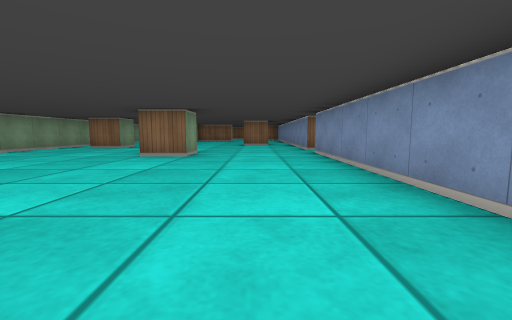
View 1 (above)

17 first-person views from a walk through a cub3D maze. The camera is about half as high as the walls, tilts 6° down and sees 90° across. The floor is counted in squares. Each view is taken from the middle of a square. On the plan, view 1 faces up. The plan holds only what a view shows up to about 9 squares ahead; the rest is blank.

View 2
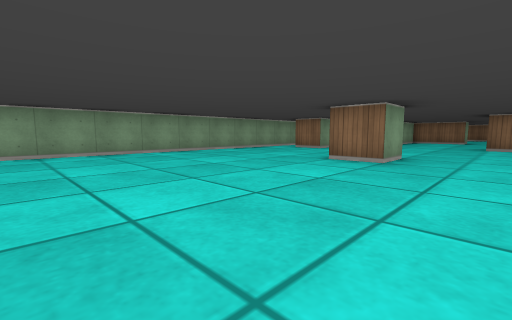

View 3
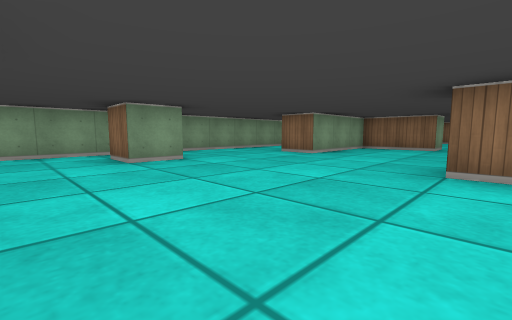

View 4
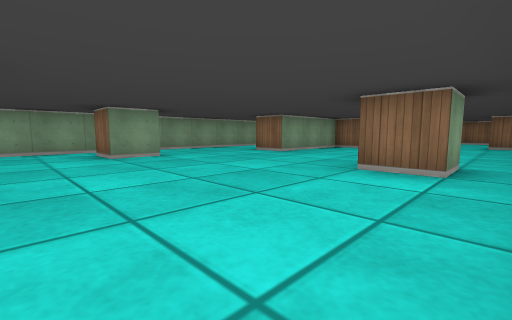

View 5
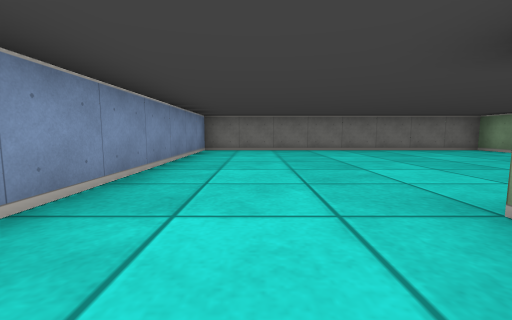

View 6
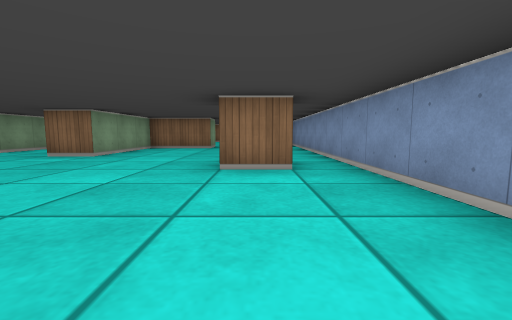

View 7
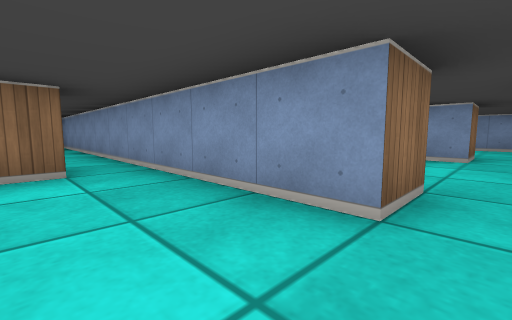

View 8
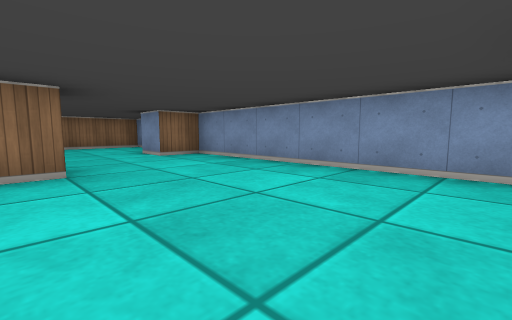

View 9
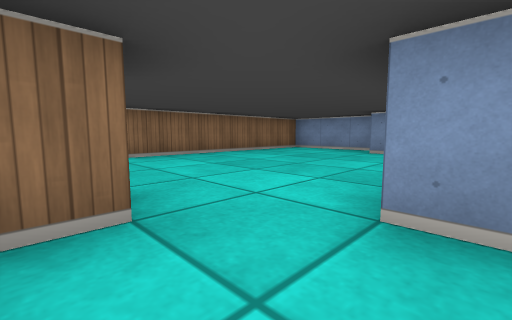

View 10
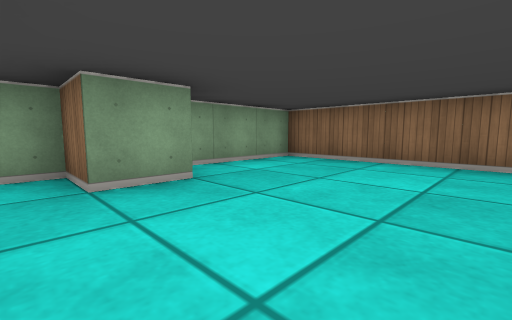

View 11
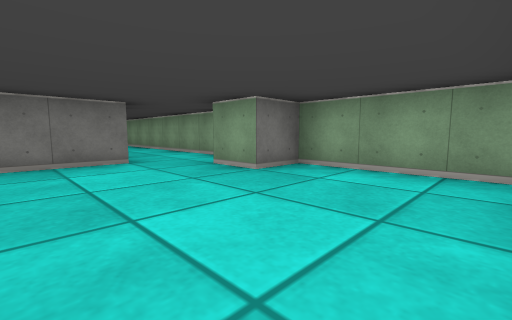

View 12
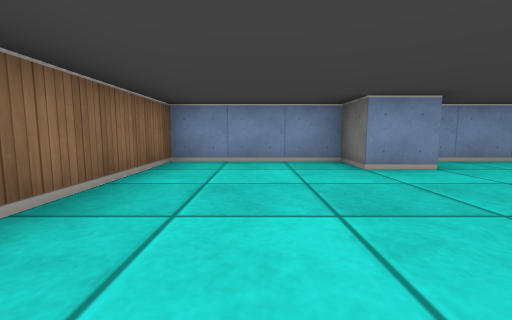

View 13
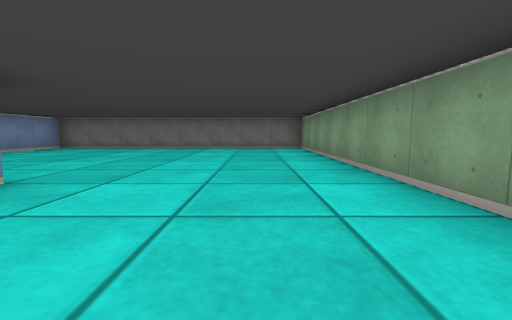

View 14
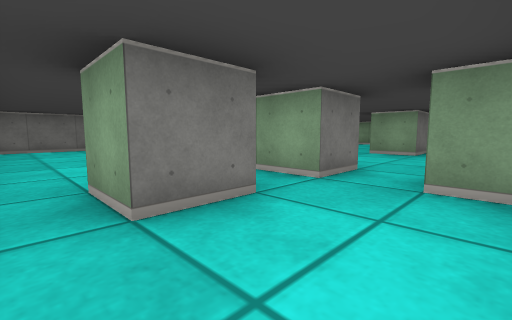

View 15
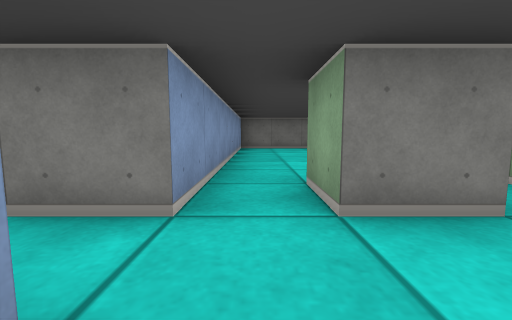

View 16
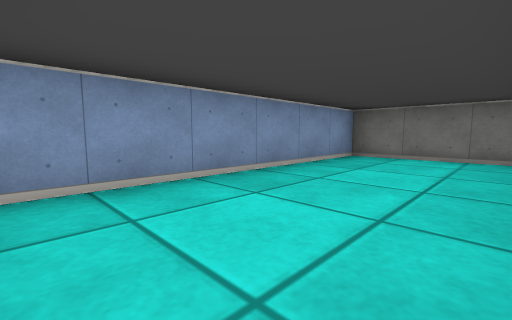

View 17
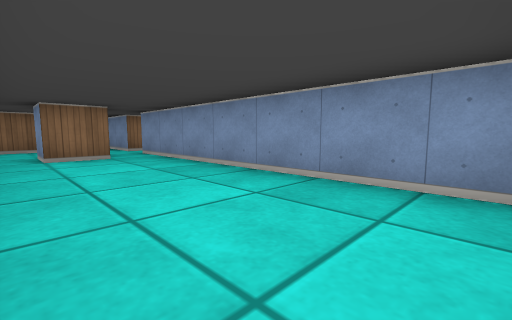

### Floor plan
Ten units are one square. View 1 is at (0, 0); x grows to the right and y downward. Boxes are objects, and circles mark ways between rooms. Rooms are numbered by the first view taken in them; rooms with no view inside come last. Other rooms are left out.
<svg viewBox="-70 -220 135 230">
<path fill="none" stroke="#000" d="M-25 -65 -15 -65 -15 -55 -25 -55M15 -75 15 -175 5 -175M-45 -96 -45 -85 -55 -85M5 -115 5 -105 -5 -105M-65 -125 -65 5 15 5 15 -65M-15 -165 -15 -155 -35 -155 -35 -125 -45 -125M-45 -159 -45 -165 -29 -165M5 -175 5 -185 15 -185 15 -215 -65 -215 -65 -185 -55 -185 -55 -175 -65 -175 -65 -125M35 -55 35 -65 45 -65 45 -55 35 -55M15 -65 25 -65 25 -55M55 -75 55 -92M25 -81 25 -75 15 -75M38 -85 30 -85M29 5 55 5 55 -65"/>
<circle cx="-5" cy="-175" r="3" fill="#2a7"/>
<circle cx="-55" cy="-130" r="3" fill="#2a7"/>
<circle cx="20" cy="-70" r="3" fill="#2a7"/>
<text x="-20" y="-70">1</text>
<text x="-30" y="-180">2</text>
<text x="40" y="-40">3</text>
</svg>
Room 1 opens to room 2. Room 1 opens to room 3.

Where each view was taken, in squares from view 1:
view 1: 0 up, 0 right, facing up
view 2: 1 up, 0 right, facing up-left
view 3: 7 up, 0 right, facing up-left
view 4: 7 up, 1 right, facing up-left
view 5: 7 up, 0 right, facing down
view 6: 7 up, 0 right, facing up
view 7: 7 up, 0 right, facing up-right
view 8: 12 up, 2 left, facing up-right
view 9: 16 up, 6 left, facing up-right
view 10: 17 up, 3 left, facing up-left
view 11: 21 up, 3 left, facing down-left
view 12: 20 up, 3 left, facing right
view 13: 8 up, 5 left, facing down
view 14: 8 up, 5 right, facing down-left
view 15: 8 up, 5 right, facing down
view 16: 5 up, 3 right, facing down-right
view 17: 0 up, 3 right, facing up-right
